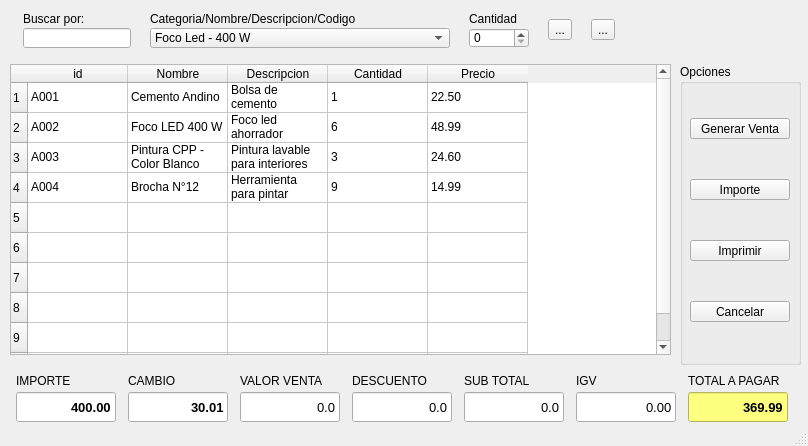
<?xml version="1.0" encoding="UTF-8"?>
<ui version="4.0">
 <class>frm_caja</class>
 <widget class="QMainWindow" name="frm_caja">
  <property name="geometry">
   <rect>
    <x>0</x>
    <y>0</y>
    <width>808</width>
    <height>446</height>
   </rect>
  </property>
  <property name="windowTitle">
   <string>Caja</string>
  </property>
  <widget class="QWidget" name="centralwidget">
   <widget class="QTableWidget" name="tableWidget">
    <property name="geometry">
     <rect>
      <x>10</x>
      <y>64</y>
      <width>661</width>
      <height>291</height>
     </rect>
    </property>
    <row>
     <property name="text">
      <string>1</string>
     </property>
    </row>
    <row>
     <property name="text">
      <string>2</string>
     </property>
    </row>
    <row>
     <property name="text">
      <string>3</string>
     </property>
    </row>
    <row>
     <property name="text">
      <string>4</string>
     </property>
    </row>
    <row>
     <property name="text">
      <string>5</string>
     </property>
    </row>
    <row>
     <property name="text">
      <string>6</string>
     </property>
    </row>
    <row>
     <property name="text">
      <string>7</string>
     </property>
    </row>
    <row>
     <property name="text">
      <string>8</string>
     </property>
    </row>
    <row>
     <property name="text">
      <string>9</string>
     </property>
    </row>
    <row>
     <property name="text">
      <string>11</string>
     </property>
    </row>
    <column>
     <property name="text">
      <string>id</string>
     </property>
    </column>
    <column>
     <property name="text">
      <string>Nombre</string>
     </property>
    </column>
    <column>
     <property name="text">
      <string>Descripcion</string>
     </property>
    </column>
    <column>
     <property name="text">
      <string>Cantidad</string>
     </property>
    </column>
    <column>
     <property name="text">
      <string>Precio</string>
     </property>
     <property name="background">
      <color>
       <red>170</red>
       <green>255</green>
       <blue>127</blue>
      </color>
     </property>
    </column>
    <item row="0" column="0">
     <property name="text">
      <string>A001</string>
     </property>
    </item>
    <item row="0" column="1">
     <property name="text">
      <string>Cemento Andino</string>
     </property>
    </item>
    <item row="0" column="2">
     <property name="text">
      <string>Bolsa de cemento</string>
     </property>
    </item>
    <item row="0" column="3">
     <property name="text">
      <string>1</string>
     </property>
    </item>
    <item row="0" column="4">
     <property name="text">
      <string>22.50</string>
     </property>
    </item>
    <item row="1" column="0">
     <property name="text">
      <string>A002</string>
     </property>
    </item>
    <item row="1" column="1">
     <property name="text">
      <string>Foco LED 400 W</string>
     </property>
    </item>
    <item row="1" column="2">
     <property name="text">
      <string>Foco led ahorrador</string>
     </property>
    </item>
    <item row="1" column="3">
     <property name="text">
      <string>6</string>
     </property>
    </item>
    <item row="1" column="4">
     <property name="text">
      <string>48.99</string>
     </property>
    </item>
    <item row="2" column="0">
     <property name="text">
      <string>A003</string>
     </property>
    </item>
    <item row="2" column="1">
     <property name="text">
      <string>Pintura CPP - Color Blanco</string>
     </property>
    </item>
    <item row="2" column="2">
     <property name="text">
      <string>Pintura lavable para interiores</string>
     </property>
    </item>
    <item row="2" column="3">
     <property name="text">
      <string>3</string>
     </property>
    </item>
    <item row="2" column="4">
     <property name="text">
      <string>24.60</string>
     </property>
    </item>
    <item row="3" column="0">
     <property name="text">
      <string>A004</string>
     </property>
    </item>
    <item row="3" column="1">
     <property name="text">
      <string>Brocha N°12</string>
     </property>
    </item>
    <item row="3" column="2">
     <property name="text">
      <string>Herramienta para pintar</string>
     </property>
    </item>
    <item row="3" column="3">
     <property name="text">
      <string>9</string>
     </property>
    </item>
    <item row="3" column="4">
     <property name="text">
      <string>14.99</string>
     </property>
    </item>
   </widget>
   <widget class="QLabel" name="label">
    <property name="geometry">
     <rect>
      <x>630</x>
      <y>10</y>
      <width>171</width>
      <height>51</height>
     </rect>
    </property>
    <property name="text">
     <string/>
    </property>
    <property name="pixmap">
     <pixmap>Imagenes/logo_ferremax.jpg</pixmap>
    </property>
    <property name="scaledContents">
     <bool>true</bool>
    </property>
   </widget>
   <widget class="QWidget" name="gridLayoutWidget">
    <property name="geometry">
     <rect>
      <x>10</x>
      <y>10</y>
      <width>620</width>
      <height>41</height>
     </rect>
    </property>
    <layout class="QGridLayout" name="gridLayout">
     <property name="horizontalSpacing">
      <number>6</number>
     </property>
     <property name="verticalSpacing">
      <number>0</number>
     </property>
     <item row="1" column="1">
      <widget class="QComboBox" name="comboBox">
       <property name="minimumSize">
        <size>
         <width>300</width>
         <height>0</height>
        </size>
       </property>
       <property name="maximumSize">
        <size>
         <width>300</width>
         <height>20</height>
        </size>
       </property>
       <item>
        <property name="text">
         <string>Foco Led - 400 W</string>
        </property>
       </item>
       <item>
        <property name="text">
         <string>Lija para madera N° 100</string>
        </property>
       </item>
      </widget>
     </item>
     <item row="1" column="2">
      <widget class="QSpinBox" name="spinBox">
       <property name="maximumSize">
        <size>
         <width>60</width>
         <height>20</height>
        </size>
       </property>
      </widget>
     </item>
     <item row="1" column="0">
      <widget class="QLineEdit" name="lineEdit_2">
       <property name="sizePolicy">
        <sizepolicy hsizetype="Fixed" vsizetype="Fixed">
         <horstretch>0</horstretch>
         <verstretch>0</verstretch>
        </sizepolicy>
       </property>
       <property name="maximumSize">
        <size>
         <width>200</width>
         <height>20</height>
        </size>
       </property>
       <property name="alignment">
        <set>Qt::AlignLeading|Qt::AlignLeft|Qt::AlignVCenter</set>
       </property>
      </widget>
     </item>
     <item row="0" column="4" rowspan="2">
      <widget class="QToolButton" name="toolButton_2">
       <property name="text">
        <string>...</string>
       </property>
       <property name="icon">
        <iconset>
         <normaloff>Imagenes/mas.png</normaloff>Imagenes/mas.png</iconset>
       </property>
       <property name="iconSize">
        <size>
         <width>30</width>
         <height>30</height>
        </size>
       </property>
      </widget>
     </item>
     <item row="0" column="3" rowspan="2">
      <widget class="QToolButton" name="toolButton_3">
       <property name="text">
        <string>...</string>
       </property>
       <property name="icon">
        <iconset>
         <normaloff>Imagenes/cancelar.png</normaloff>Imagenes/cancelar.png</iconset>
       </property>
       <property name="iconSize">
        <size>
         <width>30</width>
         <height>30</height>
        </size>
       </property>
      </widget>
     </item>
     <item row="0" column="2">
      <widget class="QLabel" name="label_4">
       <property name="sizePolicy">
        <sizepolicy hsizetype="Preferred" vsizetype="Minimum">
         <horstretch>0</horstretch>
         <verstretch>0</verstretch>
        </sizepolicy>
       </property>
       <property name="text">
        <string>Cantidad</string>
       </property>
      </widget>
     </item>
     <item row="0" column="0">
      <widget class="QLabel" name="label_3">
       <property name="sizePolicy">
        <sizepolicy hsizetype="Fixed" vsizetype="Fixed">
         <horstretch>0</horstretch>
         <verstretch>0</verstretch>
        </sizepolicy>
       </property>
       <property name="text">
        <string>Buscar por:</string>
       </property>
       <property name="alignment">
        <set>Qt::AlignBottom|Qt::AlignLeading|Qt::AlignLeft</set>
       </property>
      </widget>
     </item>
     <item row="0" column="1">
      <widget class="QLabel" name="label_2">
       <property name="sizePolicy">
        <sizepolicy hsizetype="Preferred" vsizetype="Fixed">
         <horstretch>0</horstretch>
         <verstretch>0</verstretch>
        </sizepolicy>
       </property>
       <property name="text">
        <string>Categoria/Nombre/Descripcion/Codigo</string>
       </property>
      </widget>
     </item>
    </layout>
   </widget>
   <widget class="QWidget" name="gridLayoutWidget_2">
    <property name="geometry">
     <rect>
      <x>10</x>
      <y>370</y>
      <width>791</width>
      <height>57</height>
     </rect>
    </property>
    <layout class="QGridLayout" name="gridLayout_2">
     <property name="horizontalSpacing">
      <number>6</number>
     </property>
     <property name="verticalSpacing">
      <number>0</number>
     </property>
     <item row="0" column="1">
      <widget class="QLabel" name="label_10">
       <property name="sizePolicy">
        <sizepolicy hsizetype="Fixed" vsizetype="Fixed">
         <horstretch>0</horstretch>
         <verstretch>0</verstretch>
        </sizepolicy>
       </property>
       <property name="text">
        <string>CAMBIO</string>
       </property>
       <property name="alignment">
        <set>Qt::AlignBottom|Qt::AlignLeading|Qt::AlignLeft</set>
       </property>
      </widget>
     </item>
     <item row="1" column="4">
      <widget class="QLineEdit" name="lineEdit_8">
       <property name="sizePolicy">
        <sizepolicy hsizetype="Fixed" vsizetype="Fixed">
         <horstretch>0</horstretch>
         <verstretch>0</verstretch>
        </sizepolicy>
       </property>
       <property name="maximumSize">
        <size>
         <width>100</width>
         <height>30</height>
        </size>
       </property>
       <property name="font">
        <font>
         <pointsize>10</pointsize>
         <weight>50</weight>
         <bold>false</bold>
        </font>
       </property>
       <property name="text">
        <string>0.0</string>
       </property>
       <property name="alignment">
        <set>Qt::AlignRight|Qt::AlignTrailing|Qt::AlignVCenter</set>
       </property>
      </widget>
     </item>
     <item row="0" column="7">
      <widget class="QLabel" name="label_7">
       <property name="sizePolicy">
        <sizepolicy hsizetype="Preferred" vsizetype="Minimum">
         <horstretch>0</horstretch>
         <verstretch>0</verstretch>
        </sizepolicy>
       </property>
       <property name="text">
        <string>TOTAL A PAGAR</string>
       </property>
      </widget>
     </item>
     <item row="0" column="2">
      <widget class="QLabel" name="label_6">
       <property name="sizePolicy">
        <sizepolicy hsizetype="Fixed" vsizetype="Fixed">
         <horstretch>0</horstretch>
         <verstretch>0</verstretch>
        </sizepolicy>
       </property>
       <property name="text">
        <string>VALOR VENTA</string>
       </property>
       <property name="alignment">
        <set>Qt::AlignBottom|Qt::AlignLeading|Qt::AlignLeft</set>
       </property>
      </widget>
     </item>
     <item row="1" column="2">
      <widget class="QLineEdit" name="lineEdit_3">
       <property name="sizePolicy">
        <sizepolicy hsizetype="Fixed" vsizetype="Fixed">
         <horstretch>0</horstretch>
         <verstretch>0</verstretch>
        </sizepolicy>
       </property>
       <property name="maximumSize">
        <size>
         <width>100</width>
         <height>30</height>
        </size>
       </property>
       <property name="font">
        <font>
         <pointsize>10</pointsize>
         <weight>50</weight>
         <bold>false</bold>
        </font>
       </property>
       <property name="text">
        <string>0.0</string>
       </property>
       <property name="alignment">
        <set>Qt::AlignRight|Qt::AlignTrailing|Qt::AlignVCenter</set>
       </property>
      </widget>
     </item>
     <item row="0" column="3">
      <widget class="QLabel" name="label_8">
       <property name="sizePolicy">
        <sizepolicy hsizetype="Fixed" vsizetype="Fixed">
         <horstretch>0</horstretch>
         <verstretch>0</verstretch>
        </sizepolicy>
       </property>
       <property name="text">
        <string>DESCUENTO</string>
       </property>
       <property name="alignment">
        <set>Qt::AlignBottom|Qt::AlignLeading|Qt::AlignLeft</set>
       </property>
      </widget>
     </item>
     <item row="1" column="3">
      <widget class="QLineEdit" name="lineEdit_4">
       <property name="sizePolicy">
        <sizepolicy hsizetype="Fixed" vsizetype="Fixed">
         <horstretch>0</horstretch>
         <verstretch>0</verstretch>
        </sizepolicy>
       </property>
       <property name="maximumSize">
        <size>
         <width>100</width>
         <height>30</height>
        </size>
       </property>
       <property name="font">
        <font>
         <pointsize>10</pointsize>
         <weight>50</weight>
         <bold>false</bold>
        </font>
       </property>
       <property name="text">
        <string>0.0</string>
       </property>
       <property name="alignment">
        <set>Qt::AlignRight|Qt::AlignTrailing|Qt::AlignVCenter</set>
       </property>
      </widget>
     </item>
     <item row="1" column="7">
      <widget class="QLineEdit" name="lineEdit_7">
       <property name="sizePolicy">
        <sizepolicy hsizetype="Fixed" vsizetype="Fixed">
         <horstretch>0</horstretch>
         <verstretch>0</verstretch>
        </sizepolicy>
       </property>
       <property name="maximumSize">
        <size>
         <width>100</width>
         <height>30</height>
        </size>
       </property>
       <property name="font">
        <font>
         <pointsize>10</pointsize>
         <weight>75</weight>
         <bold>true</bold>
        </font>
       </property>
       <property name="styleSheet">
        <string notr="true">background-color:rgb( 253, 255, 127 )</string>
       </property>
       <property name="text">
        <string>369.99</string>
       </property>
       <property name="alignment">
        <set>Qt::AlignRight|Qt::AlignTrailing|Qt::AlignVCenter</set>
       </property>
      </widget>
     </item>
     <item row="1" column="5">
      <widget class="QLineEdit" name="lineEdit_6">
       <property name="sizePolicy">
        <sizepolicy hsizetype="Fixed" vsizetype="Fixed">
         <horstretch>0</horstretch>
         <verstretch>0</verstretch>
        </sizepolicy>
       </property>
       <property name="maximumSize">
        <size>
         <width>100</width>
         <height>30</height>
        </size>
       </property>
       <property name="font">
        <font>
         <pointsize>10</pointsize>
         <weight>50</weight>
         <bold>false</bold>
        </font>
       </property>
       <property name="text">
        <string>0.00</string>
       </property>
       <property name="alignment">
        <set>Qt::AlignRight|Qt::AlignTrailing|Qt::AlignVCenter</set>
       </property>
      </widget>
     </item>
     <item row="0" column="4">
      <widget class="QLabel" name="label_9">
       <property name="sizePolicy">
        <sizepolicy hsizetype="Preferred" vsizetype="Minimum">
         <horstretch>0</horstretch>
         <verstretch>0</verstretch>
        </sizepolicy>
       </property>
       <property name="text">
        <string>SUB TOTAL</string>
       </property>
      </widget>
     </item>
     <item row="0" column="5">
      <widget class="QLabel" name="label_5">
       <property name="sizePolicy">
        <sizepolicy hsizetype="Preferred" vsizetype="Fixed">
         <horstretch>0</horstretch>
         <verstretch>0</verstretch>
        </sizepolicy>
       </property>
       <property name="text">
        <string>IGV</string>
       </property>
      </widget>
     </item>
     <item row="0" column="0">
      <widget class="QLabel" name="label_11">
       <property name="sizePolicy">
        <sizepolicy hsizetype="Fixed" vsizetype="Fixed">
         <horstretch>0</horstretch>
         <verstretch>0</verstretch>
        </sizepolicy>
       </property>
       <property name="text">
        <string>IMPORTE</string>
       </property>
       <property name="alignment">
        <set>Qt::AlignBottom|Qt::AlignLeading|Qt::AlignLeft</set>
       </property>
      </widget>
     </item>
     <item row="1" column="0">
      <widget class="QLineEdit" name="lineEdit_5">
       <property name="sizePolicy">
        <sizepolicy hsizetype="Fixed" vsizetype="Fixed">
         <horstretch>0</horstretch>
         <verstretch>0</verstretch>
        </sizepolicy>
       </property>
       <property name="maximumSize">
        <size>
         <width>100</width>
         <height>30</height>
        </size>
       </property>
       <property name="font">
        <font>
         <pointsize>10</pointsize>
         <weight>75</weight>
         <bold>true</bold>
        </font>
       </property>
       <property name="text">
        <string>400.00</string>
       </property>
       <property name="alignment">
        <set>Qt::AlignRight|Qt::AlignTrailing|Qt::AlignVCenter</set>
       </property>
      </widget>
     </item>
     <item row="1" column="1">
      <widget class="QLineEdit" name="lineEdit_9">
       <property name="sizePolicy">
        <sizepolicy hsizetype="Fixed" vsizetype="Fixed">
         <horstretch>0</horstretch>
         <verstretch>0</verstretch>
        </sizepolicy>
       </property>
       <property name="maximumSize">
        <size>
         <width>100</width>
         <height>30</height>
        </size>
       </property>
       <property name="font">
        <font>
         <pointsize>10</pointsize>
         <weight>75</weight>
         <bold>true</bold>
        </font>
       </property>
       <property name="text">
        <string>30.01</string>
       </property>
       <property name="alignment">
        <set>Qt::AlignRight|Qt::AlignTrailing|Qt::AlignVCenter</set>
       </property>
      </widget>
     </item>
    </layout>
   </widget>
   <widget class="QGroupBox" name="groupBox">
    <property name="geometry">
     <rect>
      <x>680</x>
      <y>64</y>
      <width>121</width>
      <height>301</height>
     </rect>
    </property>
    <property name="title">
     <string>Opciones</string>
    </property>
    <widget class="QWidget" name="gridLayoutWidget_3">
     <property name="geometry">
      <rect>
       <x>10</x>
       <y>20</y>
       <width>101</width>
       <height>272</height>
      </rect>
     </property>
     <layout class="QGridLayout" name="gridLayout_3">
      <item row="0" column="0">
       <widget class="QToolButton" name="toolButton">
        <property name="maximumSize">
         <size>
          <width>100</width>
          <height>16777215</height>
         </size>
        </property>
        <property name="text">
         <string>Generar Venta</string>
        </property>
        <property name="icon">
         <iconset>
          <normaloff>Imagenes/monedas.png</normaloff>Imagenes/monedas.png</iconset>
        </property>
        <property name="iconSize">
         <size>
          <width>40</width>
          <height>40</height>
         </size>
        </property>
        <property name="toolButtonStyle">
         <enum>Qt::ToolButtonTextUnderIcon</enum>
        </property>
       </widget>
      </item>
      <item row="2" column="0">
       <widget class="QToolButton" name="toolButton_5">
        <property name="maximumSize">
         <size>
          <width>100</width>
          <height>16777215</height>
         </size>
        </property>
        <property name="text">
         <string>Imprimir</string>
        </property>
        <property name="icon">
         <iconset>
          <normaloff>Imagenes/impresion.png</normaloff>Imagenes/impresion.png</iconset>
        </property>
        <property name="iconSize">
         <size>
          <width>40</width>
          <height>40</height>
         </size>
        </property>
        <property name="toolButtonStyle">
         <enum>Qt::ToolButtonTextUnderIcon</enum>
        </property>
       </widget>
      </item>
      <item row="1" column="0">
       <widget class="QToolButton" name="toolButton_4">
        <property name="maximumSize">
         <size>
          <width>100</width>
          <height>16777215</height>
         </size>
        </property>
        <property name="text">
         <string>Importe</string>
        </property>
        <property name="icon">
         <iconset>
          <normaloff>Imagenes/financiero.png</normaloff>Imagenes/financiero.png</iconset>
        </property>
        <property name="iconSize">
         <size>
          <width>40</width>
          <height>40</height>
         </size>
        </property>
        <property name="toolButtonStyle">
         <enum>Qt::ToolButtonTextUnderIcon</enum>
        </property>
       </widget>
      </item>
      <item row="3" column="0">
       <widget class="QToolButton" name="toolButton_6">
        <property name="maximumSize">
         <size>
          <width>100</width>
          <height>16777215</height>
         </size>
        </property>
        <property name="text">
         <string>Cancelar</string>
        </property>
        <property name="icon">
         <iconset>
          <normaloff>Imagenes/cancel.png</normaloff>Imagenes/cancel.png</iconset>
        </property>
        <property name="iconSize">
         <size>
          <width>40</width>
          <height>40</height>
         </size>
        </property>
        <property name="toolButtonStyle">
         <enum>Qt::ToolButtonTextUnderIcon</enum>
        </property>
       </widget>
      </item>
     </layout>
    </widget>
   </widget>
  </widget>
  <widget class="QStatusBar" name="statusbar"/>
 </widget>
 <resources/>
 <connections/>
</ui>
